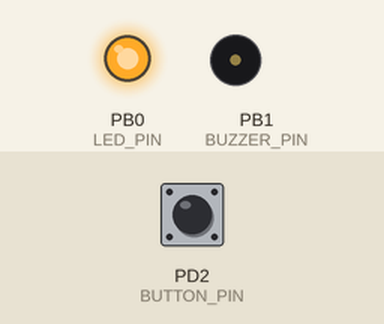
This program was run on a simulated ATmega328P, built with avr-gcc and emulated at 16 MHz. Shown: output pins drawn as LEDs (lit = HIGH), buzzer (waves = sounding, pin HIGH). The test bench sets the inputs (shaded band); at power-on: PD2 (BUTTON_PIN) HIGH. Sleep ends after the set time or at an interrupt; pins used as bus, display or sensor lines are not drawn.

Above: at 0.1 s.
At 7.7 s:
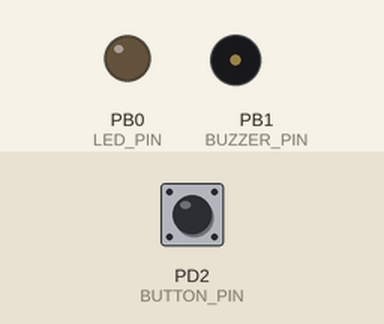
Timing chart, 0 to 9.2 s (numbered marks = the images above):
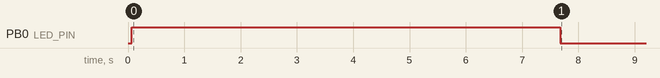

The program:

main.c
```c
#include "atmega328p_lowpower.h"
#include <util/delay.h>

#define ACTIVE_TIMEOUT_MS  5000  // 5 seconds inactivity timeout before sleep

int main(void)
{
    uint32_t last_activity_time = 0;

    // 1. Initialize system (GPIO, LCD, Timer1, INT0, enable global interrupts)
    system_init();

    // 2. Display startup header on 16x2 LCD
    lcd_clear();
    lcd_set_cursor(0, 0);
    lcd_print("ATmega328P MCU");
    lcd_set_cursor(1, 0);
    lcd_print("State: ACTIVE");

    // Signal Active Mode with LED ON
    led_on();
    buzzer_off();
    _delay_ms(1000);

    last_activity_time = timer_ms();

    while (1)
    {
        // -----------------------------------------------------------------
        // State 1: Active Mode - Normal Operation & Inactivity Monitoring
        // -----------------------------------------------------------------
        led_on();

        // Update LCD with remaining active countdown
        uint32_t current_time = timer_ms();
        uint32_t elapsed = current_time - last_activity_time;

        if (elapsed < ACTIVE_TIMEOUT_MS)
        {
            uint32_t seconds_left = (ACTIVE_TIMEOUT_MS - elapsed) / 1000 + 1;
            lcd_set_cursor(1, 0);
            lcd_print("Active: ");
            lcd_print((seconds_left == 5) ? "5s..." :
                      (seconds_left == 4) ? "4s..." :
                      (seconds_left == 3) ? "3s..." :
                      (seconds_left == 2) ? "2s..." : "1s...");
        }

        // If button is pressed during active state, reset active timer
        if (button_pressed())
        {
            last_activity_time = timer_ms();
            lcd_set_cursor(1, 0);
            lcd_print("Button Pressed!");
            _delay_ms(200);
        }

        // Check if 5-second inactivity threshold has been reached by Timer1
        if (timer_elapsed(last_activity_time, ACTIVE_TIMEOUT_MS))
        {
            // -------------------------------------------------------------
            // State 2: Prepare for Low-Power Power-Down Sleep
            // -------------------------------------------------------------
            lcd_clear();
            lcd_set_cursor(0, 0);
            lcd_print("Inactivity Timed");
            lcd_set_cursor(1, 0);
            lcd_print("Entering Sleep..");
            _delay_ms(1500);

            lcd_clear();
            lcd_set_cursor(0, 0);
            lcd_print("MCU: POWER-DOWN");
            lcd_set_cursor(1, 0);
            lcd_print("Press SW1 (INT0)");

            // Turn off active indicators before sleep to maximize power saving
            led_off();
            buzzer_off();
            clear_wake_event();

            // -------------------------------------------------------------
            // State 3: Enter Power-Down Sleep Mode (Timer1 stops, MCU halts)
            // -------------------------------------------------------------
            // Re-enables INT0 (low-level), sets SMCR SM2:SM0=010, executes SLEEP
            enter_power_down();

            // -------------------------------------------------------------
            // State 4: Wake-Up Execution (Triggered by PD2 LOW on INT0)
            // -------------------------------------------------------------
            // Main oscillator restarts -> CPU resumes -> ISR(INT0_vect) executed
            if (wake_event())
            {
                // Restore active indicators upon wake
                led_on();
                buzzer_on();
                _delay_ms(150); // Short 150 ms beep on buzzer
                buzzer_off();

                lcd_clear();
                lcd_set_cursor(0, 0);
                lcd_print("WOKE UP! INT0");
                lcd_set_cursor(1, 0);
                lcd_print("Release Button..");

                // Wait for push button release (PD2 returns HIGH) before re-arming
                while (button_pressed())
                {
                    _delay_ms(10);
                }

                clear_wake_event();
                _delay_ms(500);

                lcd_clear();
                lcd_set_cursor(0, 0);
                lcd_print("ATmega328P MCU");
                lcd_set_cursor(1, 0);
                lcd_print("State: ACTIVE");

                // Reset inactivity timer for new active cycle
                last_activity_time = timer_ms();
            }
        }

        _delay_ms(100);
    }

    return 0;
}
```

atmega328p_lowpower.c
```c
#include "atmega328p_lowpower.h"

#include <avr/io.h>
#include <avr/interrupt.h>
#include <avr/sleep.h>
#include <util/delay.h>

#define LED_PIN     PB0
#define BUZZER_PIN  PB1
#define BUTTON_PIN  PD2

#define LCD_RS      PC0
#define LCD_E       PC1
#define LCD_D4      PC2
#define LCD_D5      PC3
#define LCD_D6      PC4
#define LCD_D7      PC5

static volatile uint32_t system_ticks = 0;
static volatile uint8_t wake_flag = 0;

/* -------------------------------------------------------------------------
 * Timer1 Compare Match A ISR (System Millisecond Tick)
 * ------------------------------------------------------------------------- */
ISR(TIMER1_COMPA_vect)
{
    system_ticks++;
}

/* -------------------------------------------------------------------------
 * External Interrupt INT0 ISR (Push Button Low-Level Wake-up)
 * ------------------------------------------------------------------------- */
ISR(INT0_vect)
{
    wake_flag = 1;
    // Disable INT0 inside ISR to prevent continuous re-triggering while PD2 remains LOW
    EIMSK &= ~(1 << INT0);
}

/* -------------------------------------------------------------------------
 * Timer1 Initialization (CTC Mode, Prescaler 64, 1 ms compare match @ 16 MHz)
 * ------------------------------------------------------------------------- */
static void timer1_init(void)
{
    TCCR1A = 0;
    TCCR1B = 0;
    TCNT1  = 0;

    // Configure Timer1 for CTC mode (WGM12 = 1 in TCCR1B)
    TCCR1B |= (1 << WGM12);

    // OCR1A calculation for 1 ms interval at 16 MHz with prescaler 64:
    // (16,000,000 Hz / (64 * 1000 Hz)) - 1 = 249
    OCR1A = 249;

    // Set Prescaler 64 (CS11 = 1, CS10 = 1 in TCCR1B)
    TCCR1B |= (1 << CS11) | (1 << CS10);

    // Enable Timer1 Output Compare Match A Interrupt
    TIMSK1 |= (1 << OCIE1A);
}

/* -------------------------------------------------------------------------
 * GPIO Pin Configuration
 * ------------------------------------------------------------------------- */
static void gpio_init(void)
{
    // Set PB0 (LED) and PB1 (Buzzer) as outputs
    DDRB |= (1 << LED_PIN) | (1 << BUZZER_PIN);
    PORTB &= ~((1 << LED_PIN) | (1 << BUZZER_PIN));

    // Set PD2 (Button / INT0) as input with internal pull-up enabled
    DDRD &= ~(1 << BUTTON_PIN);
    PORTD |= (1 << BUTTON_PIN);

    // Set PC0..PC5 (LCD RS, E, D4..D7) as outputs
    DDRC |= (1 << LCD_RS) | (1 << LCD_E) |
            (1 << LCD_D4) | (1 << LCD_D5) | (1 << LCD_D6) | (1 << LCD_D7);
    PORTC &= ~((1 << LCD_RS) | (1 << LCD_E) |
             (1 << LCD_D4) | (1 << LCD_D5) | (1 << LCD_D6) | (1 << LCD_D7));
}

/* -------------------------------------------------------------------------
 * INT0 External Interrupt Configuration (Low-Level Triggering)
 * ------------------------------------------------------------------------- */
static void int0_init(void)
{
    // Configure INT0 for low-level triggering (ISC01 = 0, ISC00 = 0 in EICRA)
    EICRA &= ~((1 << ISC01) | (1 << ISC00));

    // Clear any pending INT0 interrupt flag
    EIFR |= (1 << INTF0);

    // Enable INT0 external interrupt
    EIMSK |= (1 << INT0);
}

/* -------------------------------------------------------------------------
 * 4-Bit HD44780 LCD Low-Level Drivers (Port C: PC0-PC5)
 * ------------------------------------------------------------------------- */
static void lcd_enable_pulse(void)
{
    PORTC |= (1 << LCD_E);
    _delay_us(1);
    PORTC &= ~(1 << LCD_E);
    _delay_us(50);
}

static void lcd_send_nibble(uint8_t nibble)
{
    PORTC &= ~((1 << LCD_D4) | (1 << LCD_D5) | (1 << LCD_D6) | (1 << LCD_D7));

    if (nibble & 0x01) PORTC |= (1 << LCD_D4);
    if (nibble & 0x02) PORTC |= (1 << LCD_D5);
    if (nibble & 0x04) PORTC |= (1 << LCD_D6);
    if (nibble & 0x08) PORTC |= (1 << LCD_D7);

    lcd_enable_pulse();
}

static void lcd_command(uint8_t cmd)
{
    PORTC &= ~(1 << LCD_RS); // RS = 0 for Command
    lcd_send_nibble(cmd >> 4);
    lcd_send_nibble(cmd & 0x0F);
    if (cmd == 0x01 || cmd == 0x02) {
        _delay_ms(2);
    }
}

static void lcd_data(uint8_t data)
{
    PORTC |= (1 << LCD_RS); // RS = 1 for Data
    lcd_send_nibble(data >> 4);
    lcd_send_nibble(data & 0x0F);
}

void lcd_init(void)
{
    _delay_ms(50);

    PORTC &= ~(1 << LCD_RS);
    PORTC &= ~(1 << LCD_E);

    // HD44780 4-bit initialization sequence
    lcd_send_nibble(0x03);
    _delay_ms(5);
    lcd_send_nibble(0x03);
    _delay_us(150);
    lcd_send_nibble(0x03);
    _delay_us(150);

    // Set to 4-bit mode
    lcd_send_nibble(0x02);
    _delay_us(150);

    // Function set: 4-bit mode, 2 lines, 5x8 font
    lcd_command(0x28);
    // Display ON, Cursor OFF, Blink OFF
    lcd_command(0x0C);
    // Clear display
    lcd_command(0x01);
    // Entry mode set: Increment cursor
    lcd_command(0x06);
}

void lcd_clear(void)
{
    lcd_command(0x01);
}

void lcd_set_cursor(uint8_t row, uint8_t column)
{
    uint8_t address = (row == 0) ? 0x00 : 0x40;
    address += column;
    lcd_command(0x80 | address);
}

void lcd_print(const char *text)
{
    while (*text) {
        lcd_data((uint8_t)*text++);
    }
}

/* -------------------------------------------------------------------------
 * Public Library API Implementation
 * ------------------------------------------------------------------------- */
void system_init(void)
{
    gpio_init();
    lcd_init();
    timer1_init();
    int0_init();

    sei(); // Enable global interrupts
}

void led_on(void)
{
    PORTB |= (1 << LED_PIN);
}

void led_off(void)
{
    PORTB &= ~(1 << LED_PIN);
}

void led_toggle(void)
{
    PORTB ^= (1 << LED_PIN);
}

void buzzer_on(void)
{
    PORTB |= (1 << BUZZER_PIN);
}

void buzzer_off(void)
{
    PORTB &= ~(1 << BUZZER_PIN);
}

uint8_t button_pressed(void)
{
    return !(PIND & (1 << BUTTON_PIN));
}

void ext_int0_enable(void)
{
    EIFR |= (1 << INTF0);
    EIMSK |= (1 << INT0);
}

void ext_int0_disable(void)
{
    EIMSK &= ~(1 << INT0);
}

void enter_power_down(void)
{
    // Re-enable INT0 before entering sleep
    ext_int0_enable();

    // Select Power-Down sleep mode (SM2:SM0 = 010 in SMCR)
    set_sleep_mode(SLEEP_MODE_PWR_DOWN);

    // Set SE bit, execute SLEEP instruction, clear SE bit on wake
    sleep_enable();
    sleep_cpu();
    sleep_disable();

    // Disable INT0 right after waking to prevent continuous level-triggering
    ext_int0_disable();
}

uint8_t wake_event(void)
{
    return wake_flag;
}

void clear_wake_event(void)
{
    wake_flag = 0;
}

uint32_t timer_ms(void)
{
    uint32_t ticks;
    cli();
    ticks = system_ticks;
    sei();
    return ticks;
}

uint8_t timer_elapsed(uint32_t last_tick, uint32_t interval)
{
    return ((timer_ms() - last_tick) >= interval);
}
```

atmega328p_lowpower.h
```c
#ifndef ATMEGA328P_LOWPOWER_H
#define ATMEGA328P_LOWPOWER_H

#ifndef F_CPU
#define F_CPU 16000000UL
#endif

#include <stdint.h>

// System Initialization
void system_init(void);

// Peripherals (LED & Buzzer)
void led_on(void);
void led_off(void);
void led_toggle(void);
void buzzer_on(void);
void buzzer_off(void);

// Button input
uint8_t button_pressed(void);

// 16x2 LCD (4-bit mode on PC0-PC5)
void lcd_init(void);
void lcd_clear(void);
void lcd_set_cursor(uint8_t row, uint8_t column);
void lcd_print(const char *text);

// Low Power & INT0 External Interrupt
void ext_int0_enable(void);
void ext_int0_disable(void);
void enter_power_down(void);
uint8_t wake_event(void);
void clear_wake_event(void);

// Timer1 Tick Counter (1 ms tick)
uint32_t timer_ms(void);
uint8_t timer_elapsed(uint32_t last_tick, uint32_t interval);

#endif
```

Measured:
- by itself, PB0 (LED_PIN): LOW → HIGH at 0.06 s, → LOW 7.6 s later
